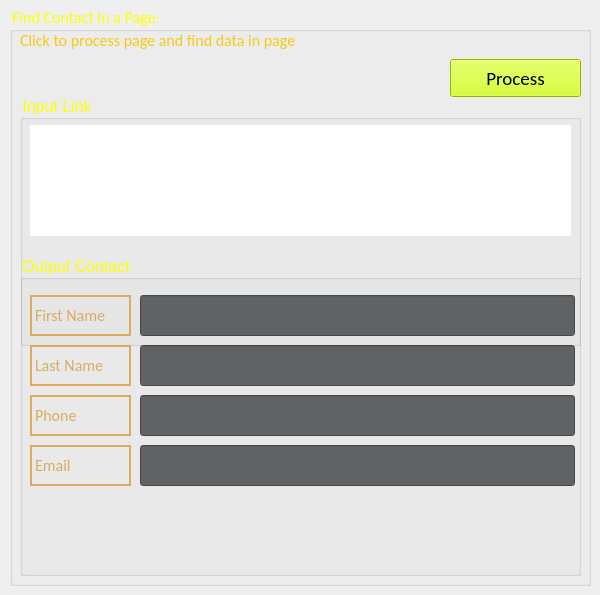
    <widget class="QWidget" name="tab">
     <attribute name="title">
      <string>Web Scraping</string>
     </attribute>
     <widget class="QGroupBox" name="groupBox_Tools_5">
      <property name="geometry">
       <rect>
        <x>10</x>
        <y>5</y>
        <width>581</width>
        <height>581</height>
       </rect>
      </property>
      <property name="font">
       <font>
        <family>Calibri</family>
        <pointsize>12</pointsize>
        <weight>50</weight>
        <bold>false</bold>
       </font>
      </property>
      <property name="styleSheet">
       <string notr="true">color:yellow</string>
      </property>
      <property name="title">
       <string>Find Contact In a Page:</string>
      </property>
      <widget class="QLabel" name="Label_5">
       <property name="geometry">
        <rect>
         <x>10</x>
         <y>20</y>
         <width>561</width>
         <height>31</height>
        </rect>
       </property>
       <property name="sizePolicy">
        <sizepolicy hsizetype="Expanding" vsizetype="Expanding">
         <horstretch>0</horstretch>
         <verstretch>0</verstretch>
        </sizepolicy>
       </property>
       <property name="font">
        <font>
         <family>Calibri</family>
         <pointsize>12</pointsize>
         <weight>50</weight>
         <bold>false</bold>
         <stylestrategy>PreferDefault</stylestrategy>
         <kerning>true</kerning>
        </font>
       </property>
       <property name="contextMenuPolicy">
        <enum>Qt::DefaultContextMenu</enum>
       </property>
       <property name="statusTip">
        <string/>
       </property>
       <property name="styleSheet">
        <string notr="true">color:#F4CA16</string>
       </property>
       <property name="frameShape">
        <enum>QFrame::NoFrame</enum>
       </property>
       <property name="text">
        <string>Click to process page and find data in page </string>
       </property>
       <property name="textFormat">
        <enum>Qt::AutoText</enum>
       </property>
       <property name="alignment">
        <set>Qt::AlignLeading|Qt::AlignLeft|Qt::AlignVCenter</set>
       </property>
       <property name="wordWrap">
        <bool>true</bool>
       </property>
      </widget>
      <widget class="QGroupBox" name="groupBox_input_2">
       <property name="geometry">
        <rect>
         <x>10</x>
         <y>90</y>
         <width>561</width>
         <height>251</height>
        </rect>
       </property>
       <property name="font">
        <font>
         <pointsize>12</pointsize>
        </font>
       </property>
       <property name="title">
        <string>Input Link</string>
       </property>
       <property name="flat">
        <bool>true</bool>
       </property>
       <widget class="QTextBrowser" name="textBrowser_names_3">
        <property name="geometry">
         <rect>
          <x>10</x>
          <y>30</y>
          <width>541</width>
          <height>111</height>
         </rect>
        </property>
        <property name="font">
         <font>
          <pointsize>-1</pointsize>
         </font>
        </property>
        <property name="cursor" stdset="0">
         <cursorShape>IBeamCursor</cursorShape>
        </property>
        <property name="statusTip">
         <string>Result</string>
        </property>
        <property name="styleSheet">
         <string notr="true">color:white ; align:&quot;center&quot;;font-size:14px;backgroundcolor:white;</string>
        </property>
        <property name="frameShape">
         <enum>QFrame::Box</enum>
        </property>
        <property name="frameShadow">
         <enum>QFrame::Plain</enum>
        </property>
        <property name="html">
         <string>&lt;!DOCTYPE HTML PUBLIC &quot;-//W3C//DTD HTML 4.0//EN&quot; &quot;http://www.w3.org/TR/REC-html40/strict.dtd&quot;&gt;
&lt;html&gt;&lt;head&gt;&lt;meta name=&quot;qrichtext&quot; content=&quot;1&quot; /&gt;&lt;style type=&quot;text/css&quot;&gt;
p, li { white-space: pre-wrap; }
&lt;/style&gt;&lt;/head&gt;&lt;body style=&quot; font-family:'MS Shell Dlg 2'; font-size:14px; font-weight:400; font-style:normal;&quot;&gt;
&lt;p style=&quot; margin-top:0px; margin-bottom:0px; margin-left:0px; margin-right:0px; -qt-block-indent:0; text-indent:0px;&quot;&gt;&lt;span style=&quot; font-size:12pt;&quot;&gt;https://www.fakenamegenerator.com/&lt;/span&gt;&lt;/p&gt;&lt;/body&gt;&lt;/html&gt;</string>
        </property>
        <property name="textInteractionFlags">
         <set>Qt::TextBrowserInteraction</set>
        </property>
        <property name="placeholderText">
         <string>Processed text would be here...</string>
        </property>
        <property name="openExternalLinks">
         <bool>true</bool>
        </property>
       </widget>
      </widget>
      <widget class="QPushButton" name="Button_process_2">
       <property name="geometry">
        <rect>
         <x>440</x>
         <y>54</y>
         <width>131</width>
         <height>38</height>
        </rect>
       </property>
       <property name="font">
        <font>
         <family>Calibri</family>
         <pointsize>14</pointsize>
        </font>
       </property>
       <property name="cursor">
        <cursorShape>PointingHandCursor</cursorShape>
       </property>
       <property name="toolTip">
        <string>Shortcut : Enter</string>
       </property>
       <property name="statusTip">
        <string>Click to Go</string>
       </property>
       <property name="whatsThis">
        <string/>
       </property>
       <property name="styleSheet">
        <string notr="true">background-color :#D0FF00; color: black</string>
       </property>
       <property name="text">
        <string>Process</string>
       </property>
      </widget>
      <widget class="QGroupBox" name="groupBox_output_2">
       <property name="geometry">
        <rect>
         <x>10</x>
         <y>250</y>
         <width>561</width>
         <height>321</height>
        </rect>
       </property>
       <property name="font">
        <font>
         <pointsize>12</pointsize>
        </font>
       </property>
       <property name="title">
        <string>Output Contact</string>
       </property>
       <property name="flat">
        <bool>true</bool>
       </property>
       <widget class="QLabel" name="Label_Firstname_3">
        <property name="geometry">
         <rect>
          <x>10</x>
          <y>40</y>
          <width>101</width>
          <height>41</height>
         </rect>
        </property>
        <property name="sizePolicy">
         <sizepolicy hsizetype="Expanding" vsizetype="Expanding">
          <horstretch>0</horstretch>
          <verstretch>0</verstretch>
         </sizepolicy>
        </property>
        <property name="font">
         <font>
          <family>Calibri</family>
          <pointsize>12</pointsize>
          <weight>50</weight>
          <bold>false</bold>
          <stylestrategy>PreferDefault</stylestrategy>
          <kerning>true</kerning>
         </font>
        </property>
        <property name="contextMenuPolicy">
         <enum>Qt::DefaultContextMenu</enum>
        </property>
        <property name="statusTip">
         <string/>
        </property>
        <property name="styleSheet">
         <string notr="true">color:#D9AC63</string>
        </property>
        <property name="frameShape">
         <enum>QFrame::WinPanel</enum>
        </property>
        <property name="text">
         <string>First Name</string>
        </property>
        <property name="textFormat">
         <enum>Qt::AutoText</enum>
        </property>
        <property name="alignment">
         <set>Qt::AlignLeading|Qt::AlignLeft|Qt::AlignVCenter</set>
        </property>
        <property name="wordWrap">
         <bool>true</bool>
        </property>
       </widget>
       <widget class="QLineEdit" name="lineEdit_first_3">
        <property name="enabled">
         <bool>true</bool>
        </property>
        <property name="geometry">
         <rect>
          <x>120</x>
          <y>40</y>
          <width>435</width>
          <height>41</height>
         </rect>
        </property>
        <property name="font">
         <font>
          <family>Calibri</family>
          <pointsize>12</pointsize>
          <weight>50</weight>
          <bold>false</bold>
         </font>
        </property>
        <property name="focusPolicy">
         <enum>Qt::WheelFocus</enum>
        </property>
        <property name="statusTip">
         <string>Enter or change first name</string>
        </property>
        <property name="styleSheet">
         <string notr="true">background-color:#606365</string>
        </property>
        <property name="text">
         <string/>
        </property>
        <property name="alignment">
         <set>Qt::AlignLeading|Qt::AlignLeft|Qt::AlignVCenter</set>
        </property>
        <property name="placeholderText">
         <string/>
        </property>
        <property name="clearButtonEnabled">
         <bool>false</bool>
        </property>
       </widget>
       <widget class="QLabel" name="Label_Lastname_3">
        <property name="geometry">
         <rect>
          <x>10</x>
          <y>90</y>
          <width>101</width>
          <height>41</height>
         </rect>
        </property>
        <property name="sizePolicy">
         <sizepolicy hsizetype="Expanding" vsizetype="Expanding">
          <horstretch>0</horstretch>
          <verstretch>0</verstretch>
         </sizepolicy>
        </property>
        <property name="font">
         <font>
          <family>Calibri</family>
          <pointsize>12</pointsize>
          <weight>50</weight>
          <bold>false</bold>
          <stylestrategy>PreferDefault</stylestrategy>
          <kerning>true</kerning>
         </font>
        </property>
        <property name="contextMenuPolicy">
         <enum>Qt::DefaultContextMenu</enum>
        </property>
        <property name="statusTip">
         <string/>
        </property>
        <property name="styleSheet">
         <string notr="true">color:#D9AC63</string>
        </property>
        <property name="frameShape">
         <enum>QFrame::WinPanel</enum>
        </property>
        <property name="text">
         <string>Last Name</string>
        </property>
        <property name="textFormat">
         <enum>Qt::AutoText</enum>
        </property>
        <property name="alignment">
         <set>Qt::AlignLeading|Qt::AlignLeft|Qt::AlignVCenter</set>
        </property>
        <property name="wordWrap">
         <bool>true</bool>
        </property>
       </widget>
       <widget class="QLabel" name="Label_Email_3">
        <property name="geometry">
         <rect>
          <x>10</x>
          <y>190</y>
          <width>101</width>
          <height>41</height>
         </rect>
        </property>
        <property name="sizePolicy">
         <sizepolicy hsizetype="Expanding" vsizetype="Expanding">
          <horstretch>0</horstretch>
          <verstretch>0</verstretch>
         </sizepolicy>
        </property>
        <property name="font">
         <font>
          <family>Calibri</family>
          <pointsize>12</pointsize>
          <weight>50</weight>
          <bold>false</bold>
          <stylestrategy>PreferDefault</stylestrategy>
          <kerning>true</kerning>
         </font>
        </property>
        <property name="contextMenuPolicy">
         <enum>Qt::DefaultContextMenu</enum>
        </property>
        <property name="statusTip">
         <string/>
        </property>
        <property name="styleSheet">
         <string notr="true">color:#D9AC63</string>
        </property>
        <property name="frameShape">
         <enum>QFrame::WinPanel</enum>
        </property>
        <property name="text">
         <string>Email</string>
        </property>
        <property name="textFormat">
         <enum>Qt::AutoText</enum>
        </property>
        <property name="alignment">
         <set>Qt::AlignLeading|Qt::AlignLeft|Qt::AlignVCenter</set>
        </property>
        <property name="wordWrap">
         <bool>true</bool>
        </property>
       </widget>
       <widget class="QLineEdit" name="lineEdit_phone_3">
        <property name="enabled">
         <bool>true</bool>
        </property>
        <property name="geometry">
         <rect>
          <x>120</x>
          <y>140</y>
          <width>435</width>
          <height>41</height>
         </rect>
        </property>
        <property name="font">
         <font>
          <family>Calibri</family>
          <pointsize>12</pointsize>
          <weight>50</weight>
          <bold>false</bold>
         </font>
        </property>
        <property name="focusPolicy">
         <enum>Qt::WheelFocus</enum>
        </property>
        <property name="statusTip">
         <string>Enter or change phone number</string>
        </property>
        <property name="styleSheet">
         <string notr="true">background-color:#606365</string>
        </property>
        <property name="text">
         <string/>
        </property>
        <property name="alignment">
         <set>Qt::AlignLeading|Qt::AlignLeft|Qt::AlignVCenter</set>
        </property>
        <property name="placeholderText">
         <string/>
        </property>
        <property name="clearButtonEnabled">
         <bool>false</bool>
        </property>
       </widget>
       <widget class="QLineEdit" name="lineEdit_last_3">
        <property name="enabled">
         <bool>true</bool>
        </property>
        <property name="geometry">
         <rect>
          <x>120</x>
          <y>90</y>
          <width>435</width>
          <height>41</height>
         </rect>
        </property>
        <property name="font">
         <font>
          <family>Calibri</family>
          <pointsize>12</pointsize>
          <weight>50</weight>
          <bold>false</bold>
         </font>
        </property>
        <property name="focusPolicy">
         <enum>Qt::WheelFocus</enum>
        </property>
        <property name="statusTip">
         <string>Enter or change last name</string>
        </property>
        <property name="styleSheet">
         <string notr="true">background-color:#606365</string>
        </property>
        <property name="text">
         <string/>
        </property>
        <property name="alignment">
         <set>Qt::AlignLeading|Qt::AlignLeft|Qt::AlignVCenter</set>
        </property>
        <property name="placeholderText">
         <string/>
        </property>
        <property name="clearButtonEnabled">
         <bool>false</bool>
        </property>
       </widget>
       <widget class="QLabel" name="Label_Phone_3">
        <property name="geometry">
         <rect>
          <x>10</x>
          <y>140</y>
          <width>101</width>
          <height>41</height>
         </rect>
        </property>
        <property name="sizePolicy">
         <sizepolicy hsizetype="Expanding" vsizetype="Expanding">
          <horstretch>0</horstretch>
          <verstretch>0</verstretch>
         </sizepolicy>
        </property>
        <property name="font">
         <font>
          <family>Calibri</family>
          <pointsize>12</pointsize>
          <weight>50</weight>
          <bold>false</bold>
          <stylestrategy>PreferDefault</stylestrategy>
          <kerning>true</kerning>
         </font>
        </property>
        <property name="contextMenuPolicy">
         <enum>Qt::DefaultContextMenu</enum>
        </property>
        <property name="statusTip">
         <string/>
        </property>
        <property name="styleSheet">
         <string notr="true">color:#D9AC63</string>
        </property>
        <property name="frameShape">
         <enum>QFrame::WinPanel</enum>
        </property>
        <property name="text">
         <string>Phone</string>
        </property>
        <property name="textFormat">
         <enum>Qt::AutoText</enum>
        </property>
        <property name="alignment">
         <set>Qt::AlignLeading|Qt::AlignLeft|Qt::AlignVCenter</set>
        </property>
        <property name="wordWrap">
         <bool>true</bool>
        </property>
       </widget>
       <widget class="QLineEdit" name="lineEdit_email_3">
        <property name="enabled">
         <bool>true</bool>
        </property>
        <property name="geometry">
         <rect>
          <x>120</x>
          <y>190</y>
          <width>435</width>
          <height>41</height>
         </rect>
        </property>
        <property name="font">
         <font>
          <family>Calibri</family>
          <pointsize>12</pointsize>
          <weight>50</weight>
          <bold>false</bold>
         </font>
        </property>
        <property name="focusPolicy">
         <enum>Qt::WheelFocus</enum>
        </property>
        <property name="statusTip">
         <string>Enter or change email address</string>
        </property>
        <property name="styleSheet">
         <string notr="true">background-color:#606365</string>
        </property>
        <property name="text">
         <string/>
        </property>
        <property name="alignment">
         <set>Qt::AlignLeading|Qt::AlignLeft|Qt::AlignVCenter</set>
        </property>
        <property name="placeholderText">
         <string/>
        </property>
        <property name="clearButtonEnabled">
         <bool>false</bool>
        </property>
       </widget>
       <widget class="QLabel" name="Error_3">
        <property name="geometry">
         <rect>
          <x>10</x>
          <y>240</y>
          <width>541</width>
          <height>21</height>
         </rect>
        </property>
        <property name="sizePolicy">
         <sizepolicy hsizetype="Expanding" vsizetype="Expanding">
          <horstretch>0</horstretch>
          <verstretch>0</verstretch>
         </sizepolicy>
        </property>
        <property name="font">
         <font>
          <family>Calibri</family>
          <pointsize>10</pointsize>
          <weight>50</weight>
          <bold>false</bold>
          <stylestrategy>PreferDefault</stylestrategy>
          <kerning>true</kerning>
         </font>
        </property>
        <property name="contextMenuPolicy">
         <enum>Qt::DefaultContextMenu</enum>
        </property>
        <property name="statusTip">
         <string/>
        </property>
        <property name="styleSheet">
         <string notr="true">color:#FDF57A</string>
        </property>
        <property name="frameShape">
         <enum>QFrame::NoFrame</enum>
        </property>
        <property name="text">
         <string/>
        </property>
        <property name="textFormat">
         <enum>Qt::AutoText</enum>
        </property>
        <property name="alignment">
         <set>Qt::AlignLeading|Qt::AlignLeft|Qt::AlignVCenter</set>
        </property>
        <property name="wordWrap">
         <bool>true</bool>
        </property>
       </widget>
      </widget>
     </widget>
    </widget>
